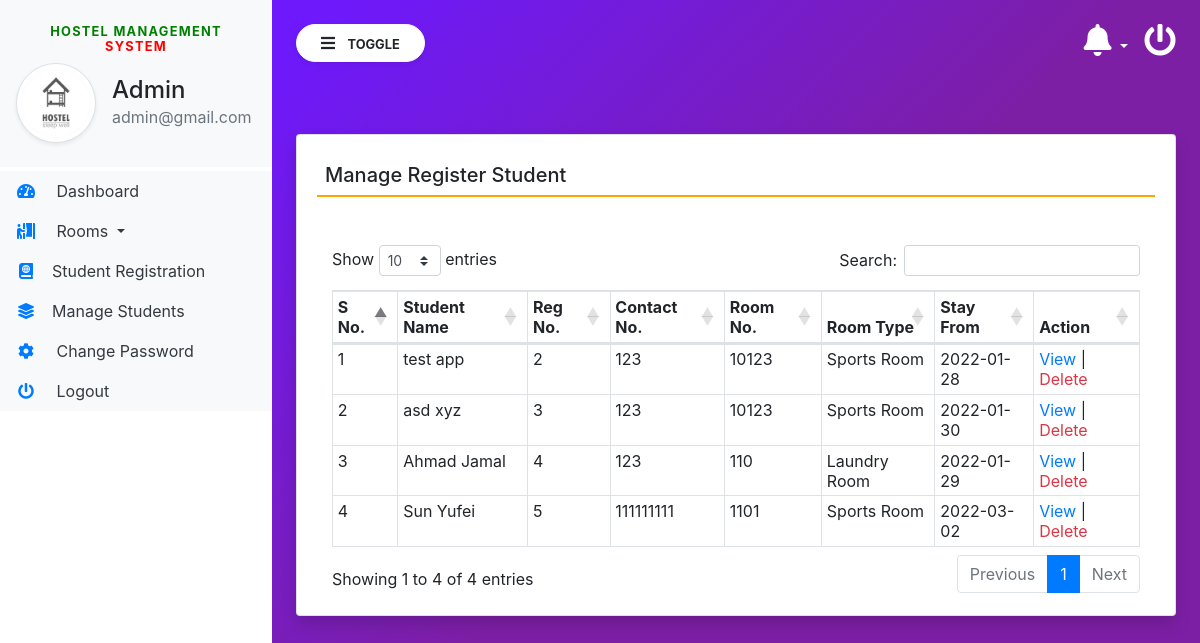
/manage_student (signed in), run on the app's committed database.
### hostel/models.py (models this page shows, shortened)
class Registration(models.Model):
    rooms = models.ForeignKey(Rooms, on_delete=models.CASCADE)
    regNo = models.CharField(max_length=50, null=True)
    stayfrom = models.CharField(max_length=50, null=True)
    duration = models.CharField(max_length=50, null=True)
    userreg = models.ForeignKey(Userregistration, on_delete=models.CASCADE)
    egycontactno = models.CharField(max_length=15, null=True)
    time_booked = models.DateTimeField(auto_now=True)
    postingDate = models.DateField(null=True, auto_now_add=True)
    updationDate = models.DateField(null=True, auto_now=True)

class Userregistration(models.Model):
    users = models.ForeignKey(User, on_delete=models.CASCADE)
    regNo = models.IntegerField(null=True)
    gender = models.CharField(max_length=50, null=True)
    contactNo = models.CharField(max_length=15, null=True)
    regDate = models.DateField(null=True)
    updationDate = models.DateTimeField(auto_now_add=True)

class Rooms(models.Model):
    ROOM_TYPES = (
        ('s', "Sports Room"),
        ('l', "Laundry Room"),
    )
    type = models.CharField(max_length=10, null=True, choices=ROOM_TYPES)
    room_no = models.CharField(max_length=100, null=True)
    posting_date = models.DateTimeField(auto_now_add=True)

### hostel/views.py (the view)
# urls.py: path('manage_student', manage_student, name='manage_student'),
def manage_student(request):
    if not request.user.is_authenticated:
        return redirect('admin_login')
    stdata = Registration.objects.all()
    return render(request, 'manage_student.html', locals())

### hostel/templates/manage_student.html
{% extends 'admin_base.html' %}
{% block main  %}
<div class="card shadow mt-5">
    <div class="card-body">
        <h5 class="p-2" style="border-bottom: 2px solid orange;">Manage Register Student</h5>
        <div class="container-fluid mt-5">
            <table class="table table-bordered table-sm" id="example">
                <thead>
                <tr>
                    <th>S No.</th>
                    <th>Student Name</th>
                    <th>Reg No.</th>
                    <th>Contact No.</th>
                    <th>Room No.</th>
                    <th>Room Type</th>
                    <th>Stay From</th>
                    <th>Action</th>
                </tr>
                </thead>
                <tbody>
             {% for i in stdata %}
             <tr>
                 <td>{{forloop.counter}}</td>
                 <td>{{i.userreg.users.first_name}} {{i.userreg.users.last_name}}</td>
                 <td>{{i.userreg.regNo}}</td>
                 <td>{{i.userreg.contactNo}}</td>
                 <td>{{i.rooms.room_no}}</td>
                 <td>{{i.rooms.get_type_display}}</td>
                 <td>{{i.stayfrom}}</td>
                 <td><a href="{% url 'view_RegistrationDtls' i.id %}" class="text-primary">View</a> |
                 <a href="{% url 'delete_StudentReg' i.id %}" class="text-danger" onclick="return confirm('Are You Sure?')">Delete</a></td>
             </tr>
             {% endfor %}
             </tbody>
            </table>
        </div>
    </div>
</div>
{% endblock %}

### hostel/templates/admin_base.html (shortened to what this page needs)
{% load static %}
<html lang="en">
<head>
    <link rel="stylesheet" href="https://maxcdn.bootstrapcdn.com/bootstrap/4.3.1/css/bootstrap.min.css">
    <link rel="stylesheet" href="https://use.fontawesome.com/releases/v5.6.3/css/all.css"
>
    <link rel="stylesheet" href="https://cdnjs.cloudflare.com/ajax/libs/twitter-bootstrap/4.5.2/css/bootstrap.css">
    <link rel="stylesheet" href="https://cdn.datatables.net/1.11.3/css/dataTables.bootstrap4.min.css">
    <link rel="stylesheet" type="text/css" href="{% static 'css/sidebar.css' %}">
</head>
<body>
<div class="vertical-nav bg-white" id="sidebar">
    <div class="py-4 px-3 mb-1 bg-light">
        <center><h4 class="font-weight-bold text-uppercase px-3 small dashboard-text"><span style="color: green">Hostel Management</span> <span style="color: red">System</span></h4></center>
        <div class="media d-flex align-items-center">
            <img src="{% static 'images/hostel.jpg' %}" width="80" height="80"
                 class="mr-3 rounded-circle img-thumbnail shadow-sm">
            <div class="media-body">
                <h4 class="mb-0">Admin</h4>
                <p class="text-muted mb-0">{{request.user.email}}</p>
            </div>
        </div>
    </div>
    <ul class="nav flex-column bg-white">
        <li class="nav-item">
            <a href="{% url 'admin_home' %}" class="nav-link text-dark bg-light">
                <i class="fas fa-tachometer-alt fa-fw mr-3 text-primary"></i>
                Dashboard
            </a>
        </li>
        <li class="nav-item dropdown">
            <a class="nav-link dropdown-toggle text-dark bg-light" href="#" id="navbardrop" data-toggle="dropdown">
                <i class="fas fa-person-booth mr-3 text-primary fa-fw"></i> Rooms
            </a>
        </li>
        <li class="nav-item">
            <a href="{% url 'student_Registration' %}" class="nav-link text-dark bg-light">
                <i class="fas fa-atlas mr-3 text-primary fa-fw"></i>Student Registration
            </a>
        </li>
        <li class="nav-item">
            <a href="{% url 'manage_student' %}" class="nav-link text-dark bg-light">
                <i class="fas fa-layer-group mr-3 text-primary fa-fw"></i>Manage Students
            </a>
        </li>
        <li class="nav-item">
            <a href="{% url 'changePassword' %}" class="nav-link text-dark bg-light">
                <i class="fas fa-cog mr-3 text-primary fa-fw"></i>
                Change Password
            </a>
        </li>
        <li class="nav-item">
            <a href="/logout" class="nav-link text-dark bg-light">
                <i class="fas fa-power-off mr-3 text-primary fa-fw"></i>
                Logout
            </a>
        </li>
    </ul>
</div>
<div class="page-content p-4" id="content">
    <a href="/logout" title="logout" class="float-right text-white"><i class="fas fa-power-off fa-2x"></i></a>
    <div class="container">
        <div class="dropdown">
            <a href="" class="float-right text-white pr-3 dropdown-toggle" id="menu1" data-toggle="dropdown"><i class="fas fa-bell fa-2x"> </i>
            </a>
        </div>
    </div>
    <button id="sidebarCollapse" type="button" class="btn btn-light bg-white rounded-pill shadow-sm px-4 mb-4">
        <i class="fas fa-bars mr-2"></i>
        <small class="text-uppercase font-weight-bold">Toggle</small>
    </button>
    {% block main %}
    {% endblock %}
</div>
</body>
</html>

### hostel/static/css/sidebar.css (style rules this page uses)
body { background-image : linear-gradient(135.9deg,rgba(109,25,252,1) 16.4%,rgba(125,31,165,1) 56.1%); min-height:100vh; }
.vertical-nav { min-width : 17rem; width : 17rem; height:100vh; position:fixed; top:0; left:0; transition: all 0.4s; }
.page-content { width:calc(100% - 17rem); margin-left:17rem; transition:all 0.4s; }
.dashboard-text { letter-spacing : 0.1em; color : #aaa; }

### data on the page
Registration: userreg.users.first_name "test", userreg.users.last_name "app", userreg.regNo "2", userreg.contactNo "123", rooms.room_no "10123", rooms.type "Sports Room", stayfrom "2022-01-28"
Registration: userreg.users.first_name "asd", userreg.users.last_name "xyz", userreg.regNo "3", userreg.contactNo "123", rooms.room_no "10123", rooms.type "Sports Room", stayfrom "2022-01-30"
Registration: userreg.users.first_name "Ahmad", userreg.users.last_name "Jamal", userreg.regNo "4", userreg.contactNo "123", rooms.room_no "110", rooms.type "Laundry Room", stayfrom "2022-01-29"
Registration: userreg.users.first_name "Sun", userreg.users.last_name "Yufei", userreg.regNo "5", userreg.contactNo "111111111", rooms.room_no "1101", rooms.type "Sports Room", stayfrom "2022-03-02"

### other printed values
{{ request.user.email }} "admin@gmail.com"
